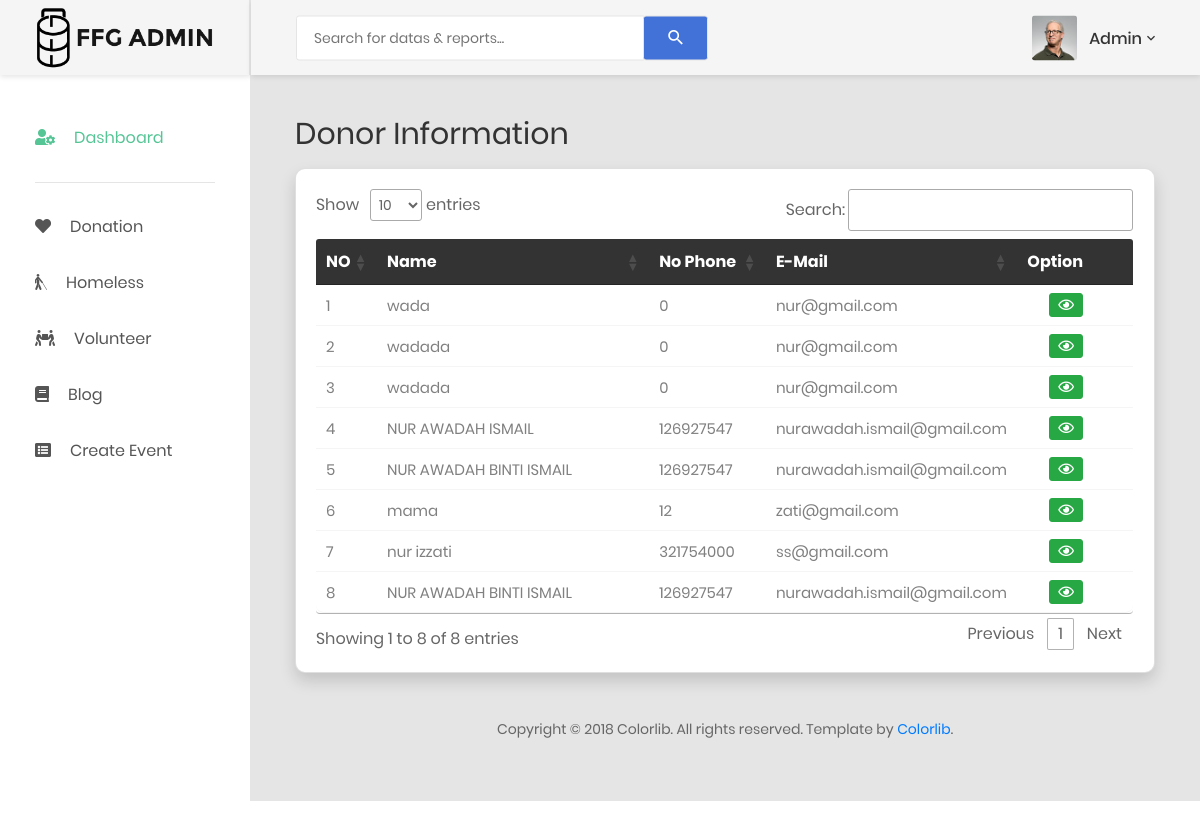
The page /FFG_ADMIN/DonorInfo.php on the database its author committed.
### tables this page shows
CREATE TABLE `donor` (
  `id_donor` int(15) NOT NULL,
  `name` varchar(50) NOT NULL,
  `phone` int(20) NOT NULL,
  `email` varchar(50) NOT NULL,
  `address1` varchar(100) DEFAULT NULL,
  `address2` varchar(100) DEFAULT NULL,
  `city` varchar(50) DEFAULT NULL,
  `state` varchar(50) DEFAULT NULL,
  `country` varchar(50) DEFAULT NULL,
  `zip` int(10) DEFAULT NULL,
  `password` varchar(20) NOT NULL,
  `image` varchar(500) NOT NULL
);

### FFG_ADMIN/DonorInfo.php (the view, shortened to what this page needs)
<!DOCTYPE html>
<html lang="en">
<body>
    <div class="page-wrapper">
        <?php include_once'header.php';?>
        <div class="page-container">
            <?php include_once'headerD.php'; ?>
            <div class="main-content">
                <div class="section__content section__content--p30">
                    <div class="container-fluid">
                        <div class="row mb-3">
                            <div class="col-md-12">
                                <div class="overview-wrap">
                                    <h2 class="title-1">Donor Information</h2>
                                </div>
                            </div>
                        </div>
                        <div class="card shadow mb-4" style="border-radius:10px">
                            <div class="card-body">
                                <div class="table-responsive" id="homeless_table">
                                    <table class="table table-borderless table-data3" id="DataTable" width="100%"
                                        cellspacing="0">
                                        <thead>
                                            <tr>
                                                <th width="5%">NO</th>
                                                <th width="40%">Name</th>
                                                <th width="15%">No Phone</th>
                                                <th width="30%">E-mail</th>
                                                <th width="10%" class="no-sort">Option</th>
                                            </tr>
                                        </thead>
                                        <tbody>
                                            <?php $i=1;
                                            $don = $connection->query("SELECT * FROM donor ORDER BY id_donor DESC");
                                            while($row = $don->fetch_array()){
                                            ?>
                                            <tr>
                                                <td></td>
                                                <td> <?php echo $row['name'];?></td>
                                                <td> <?php echo $row['phone'];?> </td>
                                                <td> <?php echo $row['email'];?></td>
                                                <td>
                                                    <div class="table-data-feature">
                                                        <a href="#" data-toggle="modal"
                                                            data-target="#ModalView_Donor<?php echo $row['id_donor'];?>">
                                                            <button type='button' class='btn btn-success btn-sm'
                                                                title="View" name="View" id="View" value="View"
                                                                data-placement="top" data-toggle="tooltip"><span
                                                                    class='far fa-eye'
                                                                    aria-hidden='true'></span></button>
                                                        </a>
                                                    </div>
                                                </td>
                                            </tr>
                                            <?php } ?>
                                        </tbody>
                                    </table>
                                </div>
                            </div>
                        </div>
                    </div><?php include_once'footer.php';?>
                </div>
            </div>
        </div>
    </div>
    <link rel="stylesheet" type="text/css" href="https://cdn.datatables.net/1.10.20/css/jquery.dataTables.css">
</body>
</html>

### FFG_ADMIN/header.php (shortened to what this page needs)
<head>
    <link href="css/font-face.css" rel="stylesheet" media="all">
    <link href="vendor/font-awesome-4.7/css/font-awesome.min.css" rel="stylesheet" media="all">
    <link href="vendor/font-awesome-5/css/fontawesome-all.min.css" rel="stylesheet" media="all">
    <link href="vendor/mdi-font/css/material-design-iconic-font.min.css" rel="stylesheet" media="all">
    <link href="https://cdnjs.cloudflare.com/ajax/libs/font-awesome/5.11.2/css/all.css" rel="stylesheet" media="all">
    <link href="https://cdnjs.cloudflare.com/ajax/libs/font-awesome/5.11.2/css/all.min.css" rel="stylesheet"
        media="all">
    <link href="vendor/bootstrap-4.1/bootstrap.min.css" rel="stylesheet" media="all">
    <link href="vendor/animsition/animsition.min.css" rel="stylesheet" media="all">
    <link href="vendor/bootstrap-progressbar/bootstrap-progressbar-3.3.4.min.css" rel="stylesheet" media="all">
    <link href="vendor/wow/animate.css" rel="stylesheet" media="all">
    <link href="vendor/css-hamburgers/hamburgers.min.css" rel="stylesheet" media="all">
    <link href="vendor/slick/slick.css" rel="stylesheet" media="all">
    <link href="vendor/select2/select2.min.css" rel="stylesheet" media="all">
    <link href="vendor/perfect-scrollbar/perfect-scrollbar.css" rel="stylesheet" media="all">
    <link href="css/theme.css" rel="stylesheet" media="all">
    <link rel="stylesheet" type="text/css" href="https://cdn.datatables.net/1.10.20/css/jquery.dataTables.css">
</head>
<aside class="menu-sidebar d-none d-lg-block">
    <div class="logo">
        <a href="#">
            <img src="images/icon/logoffg.png" alt="Cool Admin" />
        </a>
    </div>
    <div class="menu-sidebar__content js-scrollbar1">
        <nav class="navbar-sidebar">
            <ul class="list-unstyled navbar__list">
                <li class="active has-sub">
                    <a href="index.php">
                        <i class="fas fa-user-cog"></i>Dashboard</a>
                    <hr class="sidebar-divider">
                </li>
                <li class="has-sub">
                    <a class="js-arrow" href="#">
                        <i class="fas fa-heart"></i>Donation</a>
                </li>
                <li class="has-sub">
                    <a class="js-arrow" href="#">
                        <i class="fas fa-blind"></i>Homeless</a>
                </li>
                <li>
                    <a href="VolunteerList.php">
                        <i class="fas fa-people-carry"></i>Volunteer</a>
                </li>
                <li>
                    <a href="PostList.php">
                        <i class="fas fa-book"></i>Blog</a>
                </li>
                <li>
                    <a href="https://calendar.google.com/calendar/r">
                        <i class="fas fa-list-alt"></i>Create Event</a>
                </li>
            </ul>
        </nav>
    </div>
</aside>

### FFG_ADMIN/headerD.php (shortened to what this page needs)
<header class="header-desktop">
    <div class="section__content section__content--p30">
        <div class="container-fluid">
            <div class="header-wrap">
                <form class="form-header" action="" method="POST">
                    <input class="au-input au-input--xl" type="text" name="search" placeholder="Search for datas &amp; reports..." />
                    <button class="au-btn--submit" type="submit">
                        <i class="zmdi zmdi-search"></i>
                    </button>
                </form>
                <div class="header-button">
                    <div class="account-wrap">
                        <div class="account-item clearfix js-item-menu">
                            <div class="image">
                                <img src="images/icon/avatar-01.jpg" alt="Admin FFG" />
                            </div>
                            <div class="content">
                                <a class="js-acc-btn" href="#">Admin</a>
                            </div>
                        </div>
                    </div>
                </div>
            </div>
        </div>
    </div>
</header>

### FFG_ADMIN/footer.php
<div class="row">
    <div class="col-md-12">
        <div class="copyright">
            <p>Copyright © 2018 Colorlib. All rights reserved. Template by <a href="https://colorlib.com">Colorlib</a>.
            </p>
        </div>
    </div>
</div>

### FFG_ADMIN/Vstyle.php (style rules this page uses)
table { counter-reset: rowNumber; }
table tr>td:first-child { counter-increment: rowNumber; }
table tr td:first-child::before { content: counter(rowNumber); min-width: 1em; margin-right: 0.5em; }

### rows shown on the page
donor: name "wada", phone "0", email "nur@gmail.com"
donor: name "wadada", phone "0", email "nur@gmail.com"
donor: name "wadada", phone "0", email "nur@gmail.com"
donor: name "NUR AWADAH ISMAIL", phone "126927547", email "nurawadah.ismail@gmail.com"
donor: name "NUR AWADAH BINTI ISMAIL", phone "126927547", email "nurawadah.ismail@gmail.com"
donor: name "mama", phone "12", email "zati@gmail.com"
donor: name "nur izzati", phone "321754000", email "ss@gmail.com"
donor: name "NUR AWADAH BINTI ISMAIL", phone "126927547", email "nurawadah.ismail@gmail.com"
